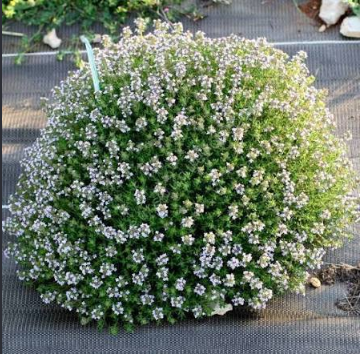
#> input picture thymus.png, 360 x 354 px, found by its file name
$ python cutout_plants.py
#> lines starting #> are read from the running program, lines starting #| are printed output that depends on the picture; after the words box and inside, x2 and y2 are one past the last pixel; in counts of white or black regions, pixels touching at a corner belong together
from pathlib import Path
from PIL import Image, ImageDraw
import cv2
import numpy as np

ROOT = Path(r"d:\PROBOOK 445 G7\Desktop\EIR")
OUT = ROOT / "frontend" / "public" / "plants"
PUBLIC = ROOT / "frontend" / "public"

SOURCES = {
    "thymus.png": "thymus.png",
    "allium-orbital.png": "allium.png",
    "artemisia-luna.png": "artemisia.png",
    "menthe.png": "mentha.png",
    "spiruline.png": "spirulina.png",
    "salix.png": "salix.png",
    "riz.png": "oryza.png",
    "gimgembre.png": "zingiber.png",
}


def _ellipse_mask(h: int, w: int, rx=0.42, ry=0.46, cy=0.5) -> np.ndarray:
    yy = (np.linspace(0, 1, h)[:, None] - cy) / ry
    xx = (np.linspace(0, 1, w)[None, :] - 0.5) / rx
    return (xx**2 + yy**2) <= 1.0


def grabcut(bgr: np.ndarray, mask: np.ndarray, iters: int = 5) -> np.ndarray:
    bgd = np.zeros((1, 65), np.float64)
    fgd = np.zeros((1, 65), np.float64)
    cv2.grabCut(bgr, mask, None, bgd, fgd, iters, cv2.GC_INIT_WITH_MASK)
    keep = np.where((mask == cv2.GC_FGD) | (mask == cv2.GC_PR_FGD), 255, 0).astype(np.uint8)
    keep = cv2.medianBlur(keep, 5)
    keep = cv2.GaussianBlur(keep, (7, 7), 0)
    keep[keep < 40] = 0
    num, labels, stats, _ = cv2.connectedComponentsWithStats((keep > 40).astype(np.uint8), 8)
    min_area = keep.size * 0.012
    cleaned = np.zeros_like(keep)
    for index in range(1, num):
        if stats[index, cv2.CC_STAT_AREA] >= min_area:
            cleaned[labels == index] = keep[labels == index]
    return cleaned


def mask_for(bgr: np.ndarray, name: str) -> np.ndarray:
#> called with name = 'thymus.png'
    h, w = bgr.shape[:2]
#> h = 354; w = 360
    hsv = cv2.cvtColor(bgr, cv2.COLOR_BGR2HSV)
#> hsv: shape (354, 360, 3); mean H, S, V 65.5, 71.1, 123.1
    hue, sat, val = hsv[:, :, 0], hsv[:, :, 1], hsv[:, :, 2]
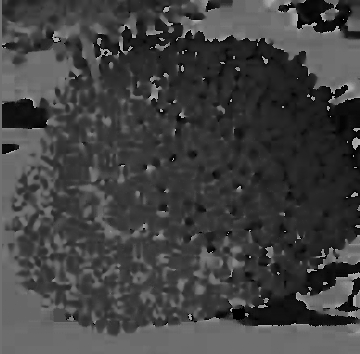
#> hue: shape (354, 360); min 0, max 179, mean 65.5
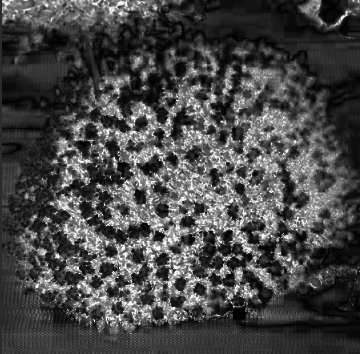
#> sat: shape (354, 360); min 0, max 255, mean 71.1
    b, g, r = bgr[:, :, 0], bgr[:, :, 1], bgr[:, :, 2]
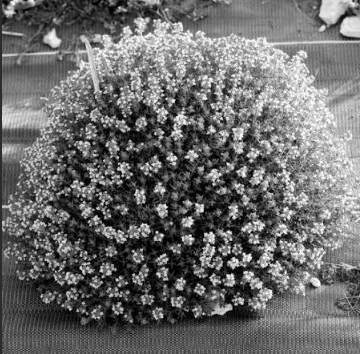
#> r: shape (354, 360); min 0, max 255, mean 107.2
    mask = np.full((h, w), cv2.GC_PR_BGD, np.uint8)
    band = max(6, min(h, w) // 18)
#> band = 19
    mask[:band, :] = cv2.GC_BGD
    mask[-band:, :] = cv2.GC_BGD
    mask[:, :band] = cv2.GC_BGD
    mask[:, -band:] = cv2.GC_BGD
    center = _ellipse_mask(h, w)
    mask[center] = cv2.GC_PR_FGD

    if name == "mentha.png":
        green = (g > r + 8) & (g > b) & (g > 55)
        beige = (np.abs(r.astype(int) - g) < 40) & (np.abs(r.astype(int) - b) < 55) & (r > 120)
        mask[beige] = cv2.GC_BGD
        mask[green] = cv2.GC_FGD
    elif name == "artemisia.png":
        sky = (b > 130) & (b > r + 12) & (b >= g - 4)
        plant = ((r > 140) & (g > 140) & (b < 160)) | ((g > r) & (g > 50) & (b < 140))
        black = (r.astype(int) + g + b) < 90
        mask[sky | black] = cv2.GC_BGD
        mask[plant] = cv2.GC_FGD
    elif name == "thymus.png":
        fabric = (sat < 45) & (val < 140)
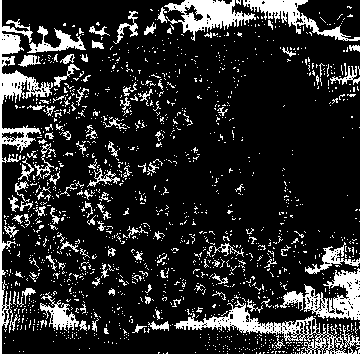
#> fabric: shape (354, 360) bool; 16.4% white; 1563 white regions (1448 under 20 px), largest, box (x1, y1, x2, y2) and area: (0, 0, 53, 354) 2922, (174, 300, 347, 354) 2039, (280, 268, 360, 320) 1709
        plant = ((g > r + 6) & (g > 40)) | ((sat < 60) & (val > 150) & center)
#> plant: shape (354, 360) bool; 69.7% white; 1197 black regions (1048 under 20 px), largest, box (x1, y1, x2, y2) and area: (128, 35, 360, 354) 15944, (179, 0, 360, 41) 4885, (0, 0, 57, 354) 3669
        mask[fabric & ~center] = cv2.GC_BGD
        mask[plant & center] = cv2.GC_PR_FGD
        mask[_ellipse_mask(h, w, 0.36, 0.38)] = cv2.GC_FGD
    elif name == "allium.png":
        pink = ((hue > 125) | (hue < 20)) & (sat > 40) & (val > 70)
        green = (hue > 30) & (hue < 90) & (sat > 40)
        mask[green & ~center] = cv2.GC_BGD
        mask[pink] = cv2.GC_FGD
        mask[_ellipse_mask(h, w, 0.22, 0.22, 0.42)] = cv2.GC_PR_FGD
    elif name == "spirulina.png":
        white = (val > 200) & (sat < 50)
        seaweed = (hue > 30) & (hue < 95) & (g > 40)
        mask[white] = cv2.GC_BGD
        mask[: h // 8, :] = cv2.GC_BGD
        mask[seaweed & center] = cv2.GC_FGD
    elif name == "salix.png":
        sky = (b > r + 10) & (b > 130)
        mask[sky] = cv2.GC_BGD
        mask[~_ellipse_mask(h, w, 0.40, 0.44, 0.50)] = cv2.GC_BGD
        mask[_ellipse_mask(h, w, 0.30, 0.34, 0.50)] = cv2.GC_FGD
    elif name == "oryza.png":
        white = (val > 215) & (sat < 28)
        mask[white & ~center] = cv2.GC_BGD
        mask[_ellipse_mask(h, w, 0.40, 0.38)] = cv2.GC_FGD
    elif name == "zingiber.png":
        cloth = (val > 175) & (sat < 42)
        ginger = ((hue < 35) | (hue > 170)) & (sat > 22) & (val > 70) & (val < 210)
        mask[cloth] = cv2.GC_BGD
        mask[ginger] = cv2.GC_FGD

    return grabcut(bgr, mask)
#> in grabcut, `keep = np.where((mask == cv2.GC_FGD) | (mask == cv2.GC_PR_FGD), 255, 0..`: keep: shape (354, 360); 51.1% white; 1 black region, box (x1, y1, x2, y2) and area: (0, 0, 360, 354) 62368
#> in grabcut, `keep = cv2.medianBlur(keep, 5)`: keep: shape (354, 360); 51.1% white; 1 black region, box (x1, y1, x2, y2) and area: (0, 0, 360, 354) 62381
#> in grabcut, `keep[keep < 40] = 0`: keep: shape (354, 360); min 0, max 255, mean 129.9
#> in grabcut, `num, labels, stats, _ = cv2.connectedComponentsWithStats((keep > 40).a..`:
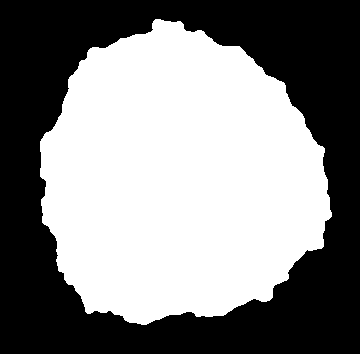
#> labels: shape (354, 360) int32; values 0 (black) and 1 (white), 52.1% white; 1 black region, box (x1, y1, x2, y2) and area: (0, 0, 360, 354) 61005
#> in grabcut, `num, labels, stats, _ = cv2.connectedComponentsWithStats((keep > 40).a..`: num = 2; stats = [[0, 0, 360, 354, 61005], [40, 19, 292, 306, 66435]]


def process_plants() -> None:
    OUT.mkdir(parents=True, exist_ok=True)
    for source_name, dest_name in SOURCES.items():
        im = Image.open(ROOT / source_name).convert("RGB")
        im.thumbnail((900, 900), Image.Resampling.LANCZOS)
        rgb = np.array(im)
        bgr = cv2.cvtColor(rgb, cv2.COLOR_RGB2BGR)
        alpha = mask_for(bgr, dest_name)
        rgb = rgb.copy()
        rgb[alpha < 20] = 0
        out = np.dstack([rgb, alpha])
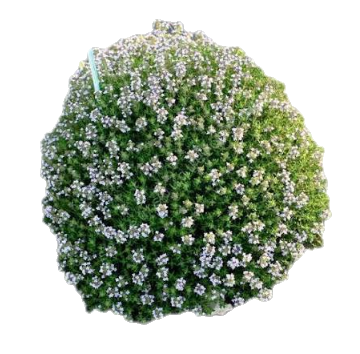
#> out: shape (354, 360, 4); mean R, G, B, A 52.2, 61.2, 46.2, 129.9; transparent parts drawn white
        image = Image.fromarray(out, "RGBA")
        bbox = image.split()[-1].getbbox()
#> bbox = (40, 19, 332, 325)
        if bbox:
            pad = 14
            l, t, r, b = bbox
#> l = 40; t = 19; r = 332; b = 325
            image = image.crop((max(0, l - pad), max(0, t - pad), min(image.width, r + pad), min(image.height, b + pad)))
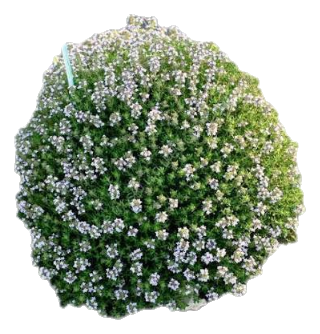
#> image: PIL image 320x334 RGBA; mean R, G, B, A 62.3, 73, 55.1, 154.9; transparent parts drawn white
        dest = OUT / dest_name
        image.save(dest, "PNG", optimize=True)
        opaque = (np.array(image)[:, :, 3] > 40).mean()
#> opaque = 0.622
        print(f"wrote {dest_name} {image.size} opaque={opaque:.0%}")
#| wrote thymus.png (320, 334) opaque=62%
#> pass 2 of the loop in process_plants, `for source_name, dest_name in SOURCES.items():`:
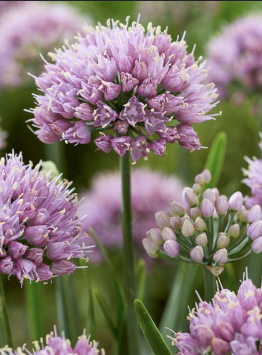
#> input picture allium-orbital.png, 262 x 355 px, found by its file name
#> im: PIL image 262x355 RGB
#> bgr: shape (355, 262, 3)
#> hsv: shape (355, 262, 3); mean H, S, V 89.6, 91.5, 138.1
#> hue: shape (355, 262)
#> sat: shape (355, 262)
#> val: shape (355, 262)
#> g: shape (355, 262)
#> pink: shape (355, 262) bool; 33.6% white; 180 white regions (148 under 20 px), largest, box (x1, y1, x2, y2) and area: (34, 35, 205, 162) 11235, (0, 162, 122, 281) 8080, (174, 285, 262, 355) 3592
#> green: shape (355, 262) bool; 38.8% white; 54 white regions (39 under 20 px), largest, box (x1, y1, x2, y2) and area: (0, 77, 262, 355) 30482, (140, 1, 262, 66) 3015, (45, 1, 141, 29) 1428
#> in grabcut (call 2), `num, labels, stats, _ = cv2.connectedComponentsWithStats((keep > 40).a..`:
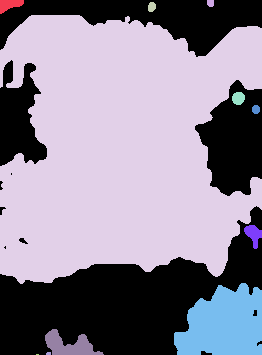
#> labels: shape (355, 262) int32; 12 distinct labels, from 0 to 11; one colour per label, 0 black
#> num = 12; stats = [[0, 0, 262, 355, 33187], [0, 0, 24, 14, 210], [207, 0, 7, 7, 45], [148, 2, 8, 10, 66], [0, 15, 262, 269, 53414], [232, 92, 13, 13, 136], [252, 105, 8, 9, 60], [244, 225, 18, 24, 242], [174, 283, 88, 72, 4832], [45, 329, 59, 26, 801], [46, 352, 5, 3, 14], [36, 354, 3, 1, 3]]
#> rgb: shape (355, 262, 3)
#> out: shape (355, 262, 4)
#> bbox = (0, 15, 262, 355)
#> in process_plants, `l, t, r, b = bbox`: l = 0; t = 15; r = 262; b = 355
#> in process_plants, `image = image.crop((max(0, l - pad), max(0, t - pad), min(image.width,..`:
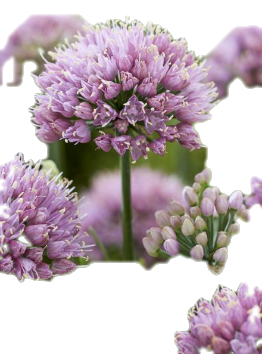
#> image: PIL image 262x354 RGBA; mean R, G, B, A 96.2, 81.4, 87.6, 153.2; transparent parts drawn white
#> opaque = 0.628
#| wrote allium.png (262, 354) opaque=63%
#> pass 3 of the loop in process_plants, `for source_name, dest_name in SOURCES.items():`:
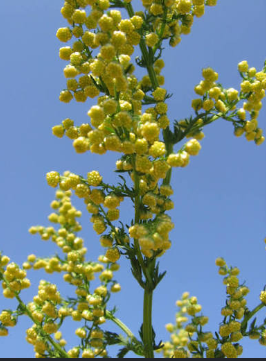
#> input picture artemisia-luna.png, 266 x 361 px, found by its file name
#> im: PIL image 266x361 RGB
#> bgr: shape (361, 266, 3)
#> hsv: shape (361, 266, 3); mean H, S, V 75.7, 136.5, 169.9
#> in mask_for (call 3), `hue, sat, val = hsv[:, :, 0], hsv[:, :, 1], hsv[:, :, 2]`:
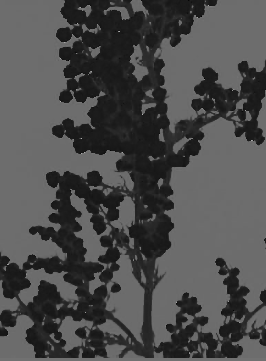
#> hue: shape (361, 266); min 0, max 175, mean 75.7
#> in mask_for (call 3), `hue, sat, val = hsv[:, :, 0], hsv[:, :, 1], hsv[:, :, 2]`:
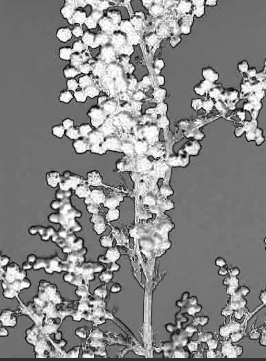
#> sat: shape (361, 266); min 1, max 255, mean 136.5
#> bbox = (0, 0, 266, 359)
#> in process_plants, `l, t, r, b = bbox`: t = 0; r = 266; b = 359
#> opaque = 0.489
#| wrote artemisia.png (266, 361) opaque=49%
#> the loop made 7 passes; the first 3 are shown


# [28 lines left out: function draw_favicon, not called in this run]


if __name__ == "__main__":
#> (the run stopped early here; a loop or call above may not have finished)
